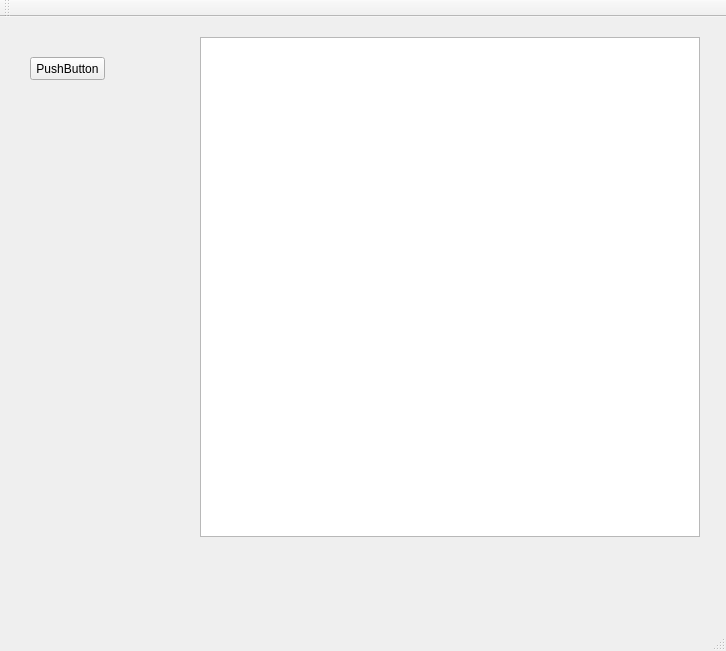
<?xml version="1.0" encoding="UTF-8"?>
<ui version="4.0">
 <class>MainWindow</class>
 <widget class="QMainWindow" name="MainWindow">
  <property name="geometry">
   <rect>
    <x>0</x>
    <y>0</y>
    <width>726</width>
    <height>651</height>
   </rect>
  </property>
  <property name="windowTitle">
   <string>MainWindow</string>
  </property>
  <widget class="QWidget" name="centralWidget">
   <widget class="QGraphicsView" name="graphicsView">
    <property name="geometry">
     <rect>
      <x>200</x>
      <y>20</y>
      <width>500</width>
      <height>500</height>
     </rect>
    </property>
   </widget>
   <widget class="QPushButton" name="pushButton">
    <property name="geometry">
     <rect>
      <x>30</x>
      <y>40</y>
      <width>75</width>
      <height>23</height>
     </rect>
    </property>
    <property name="text">
     <string>PushButton</string>
    </property>
   </widget>
  </widget>
  <widget class="QMenuBar" name="menuBar">
   <property name="geometry">
    <rect>
     <x>0</x>
     <y>0</y>
     <width>726</width>
     <height>23</height>
    </rect>
   </property>
  </widget>
  <widget class="QToolBar" name="mainToolBar">
   <attribute name="toolBarArea">
    <enum>TopToolBarArea</enum>
   </attribute>
   <attribute name="toolBarBreak">
    <bool>false</bool>
   </attribute>
  </widget>
  <widget class="QStatusBar" name="statusBar"/>
 </widget>
 <layoutdefault spacing="6" margin="11"/>
 <resources/>
 <connections/>
</ui>
